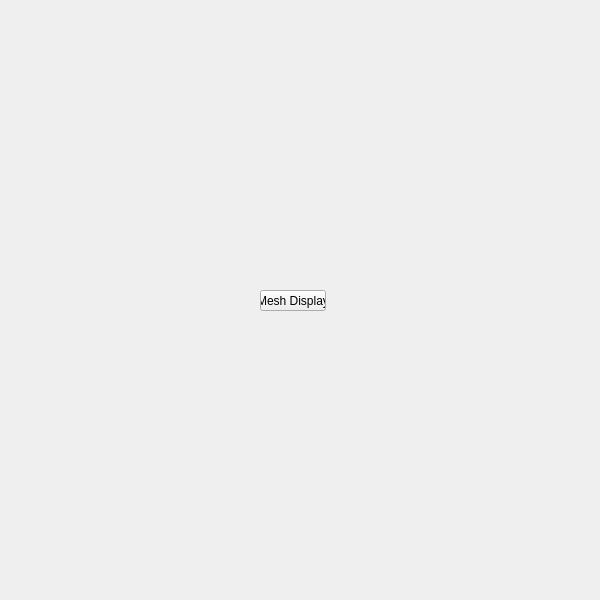
<?xml version="1.0" encoding="UTF-8"?>
<ui version="4.0">
 <class>QtUi</class>
 <widget class="QMainWindow" name="QtUi">
  <property name="enabled">
   <bool>true</bool>
  </property>
  <property name="geometry">
   <rect>
    <x>0</x>
    <y>0</y>
    <width>600</width>
    <height>600</height>
   </rect>
  </property>
  <property name="sizePolicy">
   <sizepolicy hsizetype="Ignored" vsizetype="Ignored">
    <horstretch>0</horstretch>
    <verstretch>0</verstretch>
   </sizepolicy>
  </property>
  <property name="minimumSize">
   <size>
    <width>0</width>
    <height>0</height>
   </size>
  </property>
  <property name="maximumSize">
   <size>
    <width>600</width>
    <height>600</height>
   </size>
  </property>
  <property name="cursor">
   <cursorShape>ArrowCursor</cursorShape>
  </property>
  <property name="toolButtonStyle">
   <enum>Qt::ToolButtonIconOnly</enum>
  </property>
  <property name="tabShape">
   <enum>QTabWidget::Triangular</enum>
  </property>
  <property name="dockNestingEnabled">
   <bool>true</bool>
  </property>
  <property name="dockOptions">
   <set>QMainWindow::AllowNestedDocks|QMainWindow::AllowTabbedDocks|QMainWindow::AnimatedDocks|QMainWindow::ForceTabbedDocks</set>
  </property>
  <widget class="QWidget" name="widget">
   <property name="sizePolicy">
    <sizepolicy hsizetype="Ignored" vsizetype="Ignored">
     <horstretch>0</horstretch>
     <verstretch>0</verstretch>
    </sizepolicy>
   </property>
   <widget class="QPushButton" name="i044">
    <property name="geometry">
     <rect>
      <x>260</x>
      <y>290</y>
      <width>66</width>
      <height>21</height>
     </rect>
    </property>
    <property name="minimumSize">
     <size>
      <width>0</width>
      <height>21</height>
     </size>
    </property>
    <property name="maximumSize">
     <size>
      <width>66</width>
      <height>21</height>
     </size>
    </property>
    <property name="accessibleName">
     <string>mesh_display</string>
    </property>
    <property name="text">
     <string>Mesh Display</string>
    </property>
   </widget>
  </widget>
 </widget>
 <resources/>
 <connections/>
 <designerdata>
  <property name="gridDeltaX">
   <number>5</number>
  </property>
  <property name="gridDeltaY">
   <number>10</number>
  </property>
  <property name="gridSnapX">
   <bool>true</bool>
  </property>
  <property name="gridSnapY">
   <bool>true</bool>
  </property>
  <property name="gridVisible">
   <bool>true</bool>
  </property>
 </designerdata>
</ui>
